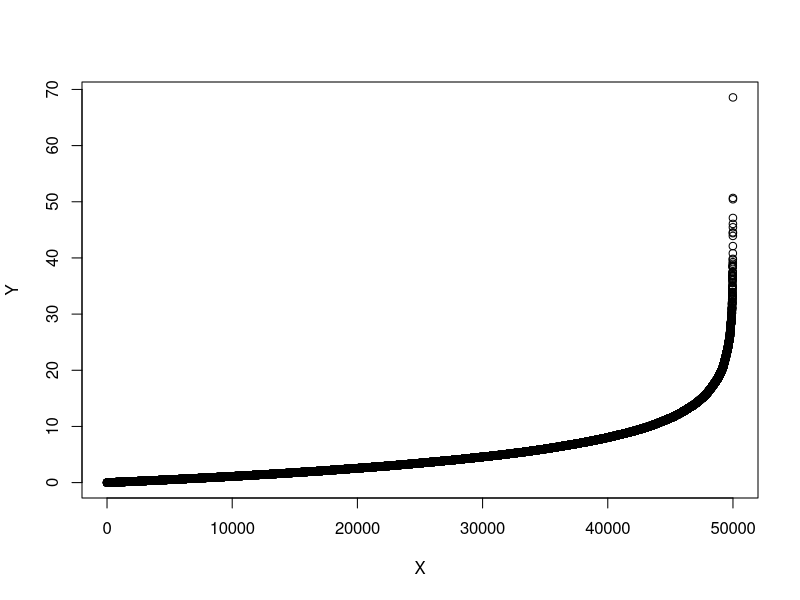
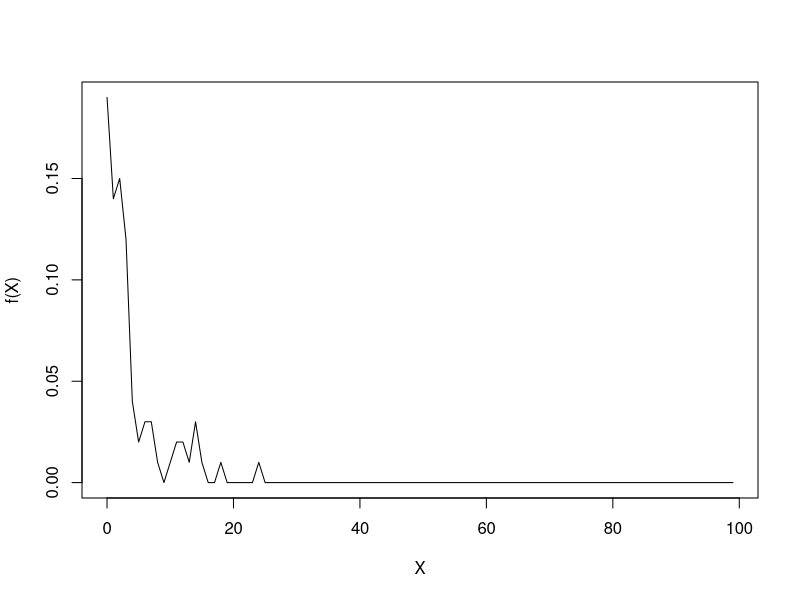
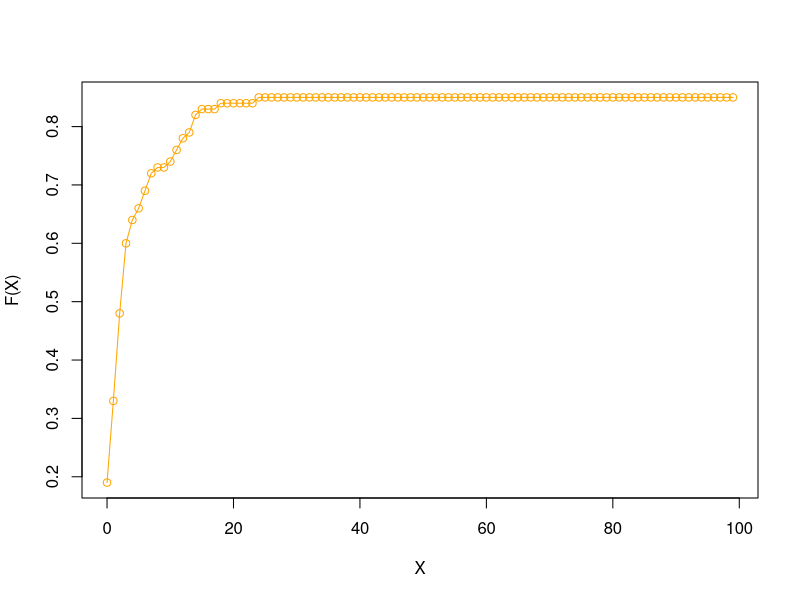
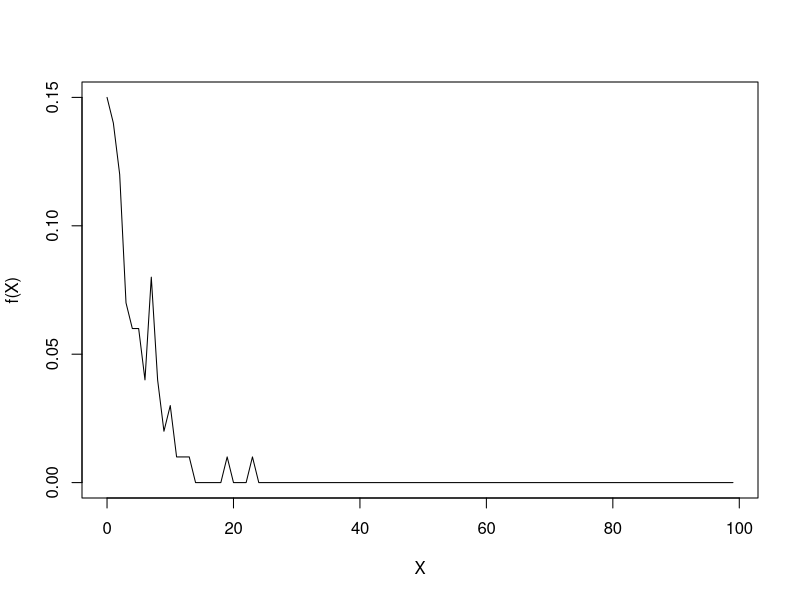
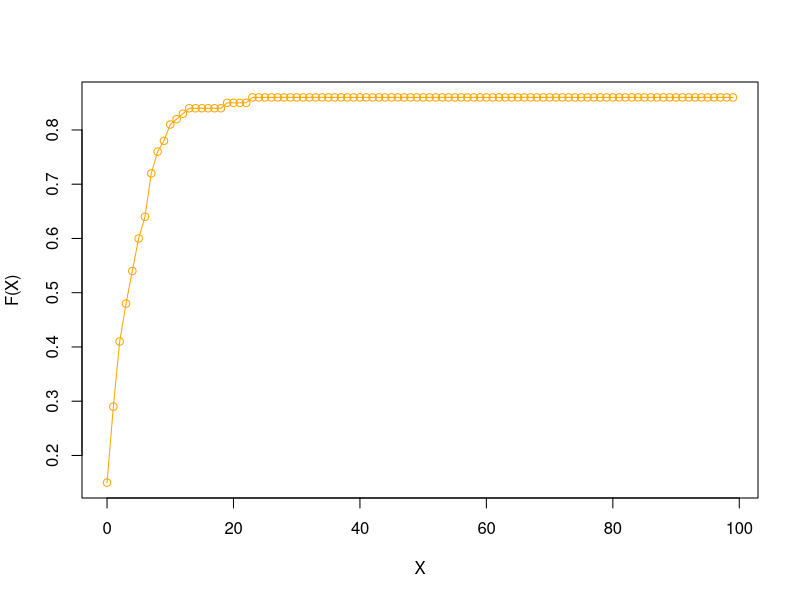
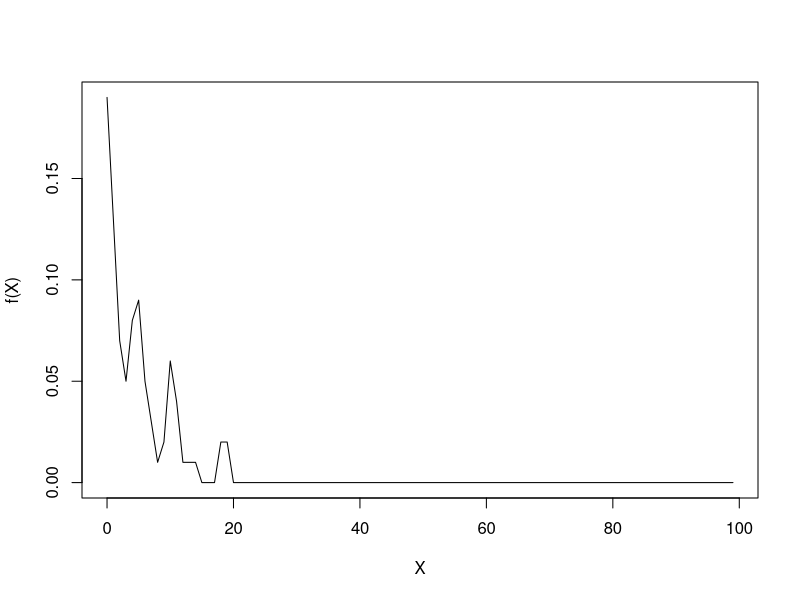
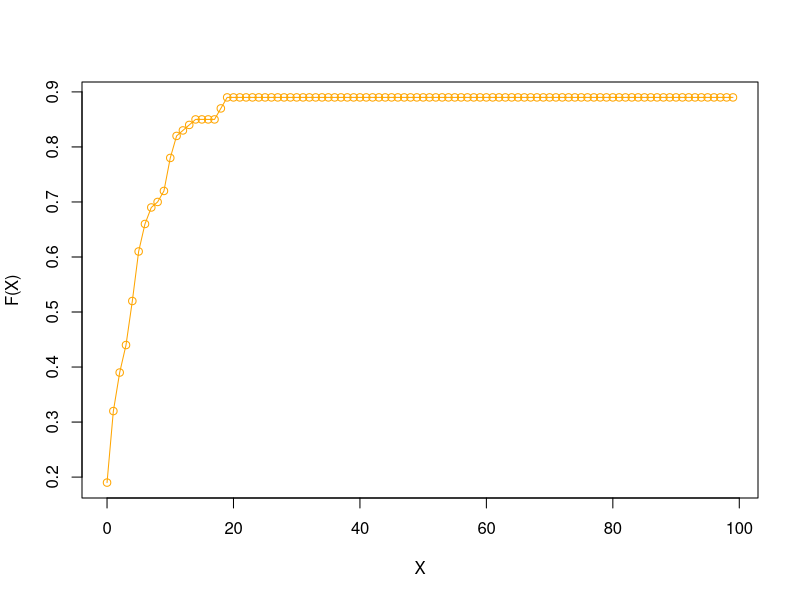
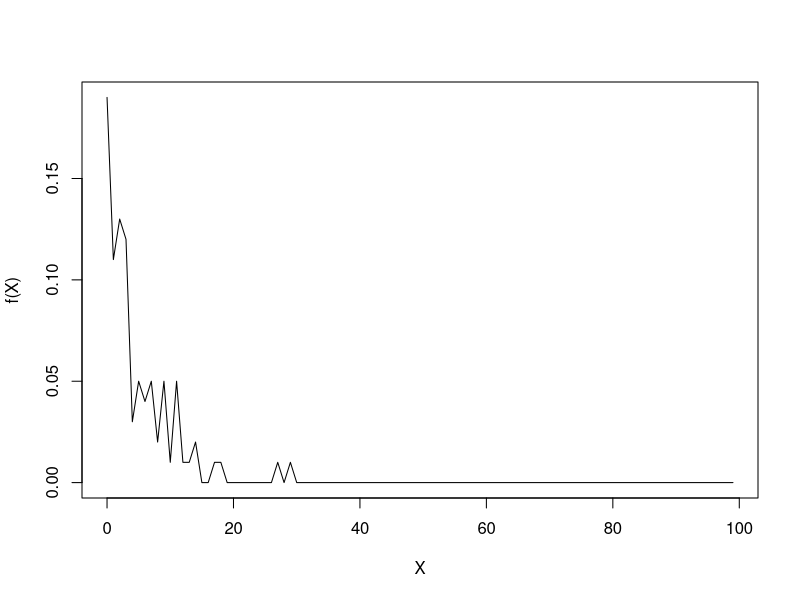

Recreate these plots in R, in order.
N <- 50000
data <- rexp(N, 0.2)
x <- data.frame(X = seq(1, N , 1), Y = sort(data))
plot(x)

y <- split(data,sample(1:500))
for(i in 1:5){
	a<-unlist(y[i],use.names=FALSE)
	a1<-round(a,0)
	pdata <- rep(0,100)
	cdata <- rep(0,100)
	for(i1 in 1:100){
		pdata[a1[i1]]<-pdata[a1[i1]] + 1/100
	}
	xcols <- c(0:99)
	plot(xcols, pdata, "l", xlab="X", ylab="f(X)")
	cdata[1] <- pdata[1]
	for (i2 in 2:100){
		cdata[i2]=cdata[i2-1]+pdata[i2]
	}
	plot(xcols, cdata, "o", col="orange", xlab="X", ylab="F(X)");
}
mean <- rep(0,500)
sd <- rep(0,500)
for(i in 1:500){
	a <- unlist(y[i],use.names=FALSE)
	mean[i] <- mean(a)
	sd[i] <- sd(a)
}
#
print(mean)
cat("Mean values for the first five vectors are ",mean[1:5],"\n")
cat("Standard Deviations for the first five vectors are ",sd[1:5],"\n")
tab <- table(round(mean))
#str(tab)
plot(tab, "h", xlab="Value", ylab="Frequency")
pdata <- rep(0,100)
mean_rounded <- round(mean,0)
for(i in 1:500){
	pdata[mean_rounded[i]] <- pdata[mean_rounded[i]] + 1/500
}
xcols <- c(0:99)
plot(xcols, pdata, "l", xlab="X", ylab="f(X)")
cdata <- rep(0,100)
cdata[1] <- pdata[1]
for(i in 2:100){
	cdata[i] <- cdata[i-1] + pdata[i]
}
plot(xcols, cdata, "o", col="blue", xlab="X", ylab="F(X)");
cat("Actual Mean and Standard Deviation are",mean(data),sd(data),"\n")
cat("Mean and Standard Deviation of sample means are",mean(mean),sd(mean),"\n")
